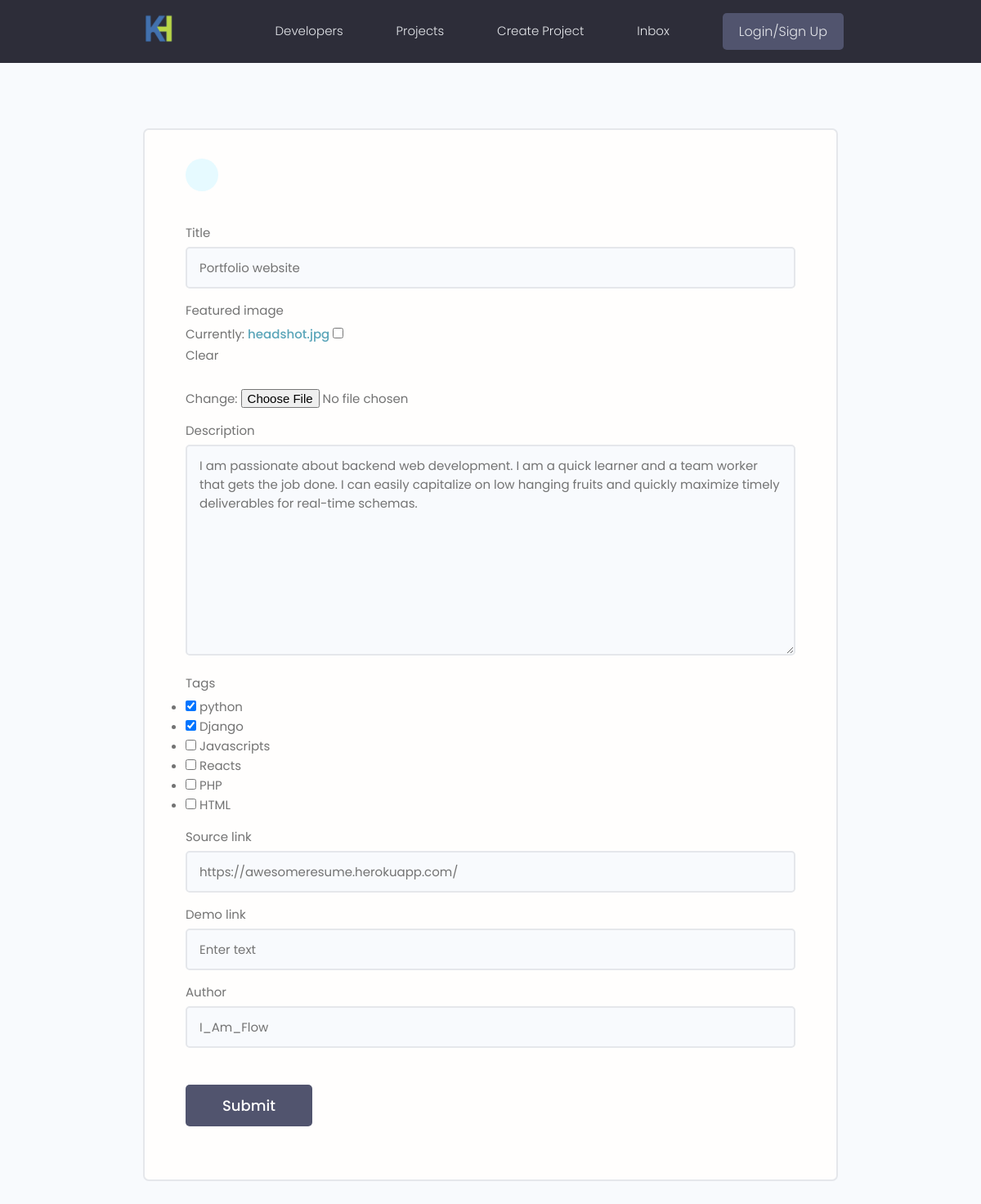
/update-project/63f59e7d-6856-4819-9a1d-0c37652c4355/, run on an earlier commit of the app's database.
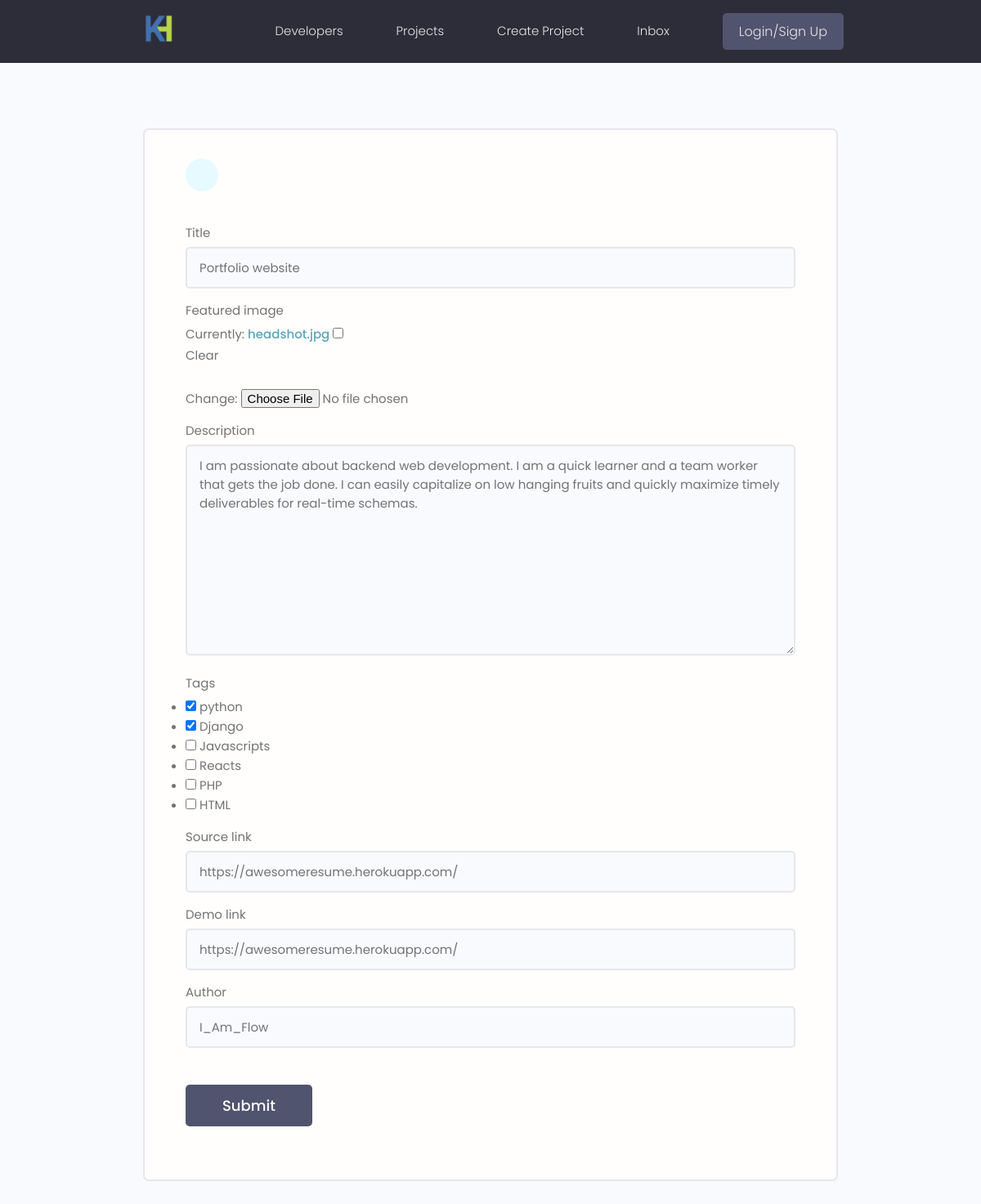
And on a later commit of the database.
### projects/models.py (models this page shows, shortened)
class Project(models.Model):
    title = models.CharField(max_length=50)
    author = models.CharField(max_length=50, blank=True, null=True, default="I_Am_Flow")
    description = models.TextField(null=True, blank=True)
    featured_image = models.ImageField(null=True, blank=True, default="default.jpg")
    demo_link = models.CharField(max_length=2000, null=True, blank=True)
    source_link = models.CharField(max_length=2000, null=True, blank=True)
    tags = models.ManyToManyField('Tag', blank=True)
    vote_total = models.IntegerField(default=0, null=True, blank=True)
    vote_ratio = models.IntegerField(default=0, null=True, blank=True)
    created = models.DateTimeField(auto_now_add=True)
    id = models.UUIDField(default=uuid.uuid4, unique=True, editable=False,primary_key=True)

### projects/views.py (the view)
# urls.py: path('update-project/<str:pk>/', views.updateproject, name='update-project'),
def updateproject(request, pk):
    project = Project.objects.get(id=pk)
    form = ProjectForm(instance=project)
    if request.method == 'POST':
        form = ProjectForm(request.POST, request.FILES, instance=project)
        form.is_valid()
        form.cleaned_data
        form.save()
        return redirect('projects')
    context = {'project':project, 'form':form}
    return render(request, 'project_form.html', context)

### projects/forms.py
class ProjectForm(ModelForm):
    class Meta:
        model = Project
        fields = ['title', 'featured_image', 'description', 'tags','source_link','demo_link', 'author']
        widgets = {
            'tags': forms.CheckboxSelectMultiple(),
        }
    def __init__(self, *args, **kvargs):
        super(ProjectForm, self).__init__(*args, **kvargs)
        for name, field in self.fields.items():
            field.widget.attrs.update({'class':'input',  'placeholder':"Enter text"})

### projects/models.py (called while the page is built)
    def __str__(self):
        return self.name

### projects/templates/project_form.html (shortened to what this page needs)
{% extends 'main.html' %}
{% block content %}
    <main class="formPage my-xl">
        <div class="content-box">
            <div class="formWrapper">
                <a class="backButton" href="#"></a>
                <br>
                <form class="form" method="POST" enctype="multipart/form-data">
                    {% for fields in form %}
                    <div class="form__field">
                        <label for="formInput#text">{{fields.label}}</label>
                        {{fields}}
                    </div>
                    {% endfor %}
                    <input class="btn btn--sub btn--lg  my-md" type="submit" value="Submit" />
                </form>
            </div>
        </div>
    </main>
{% endblock %}

What changed in the data, as far as the page shows it:
changed Project "Portfolio website": demo_link (not shown) → "https://awesomeresume.herokuapp.com/"
